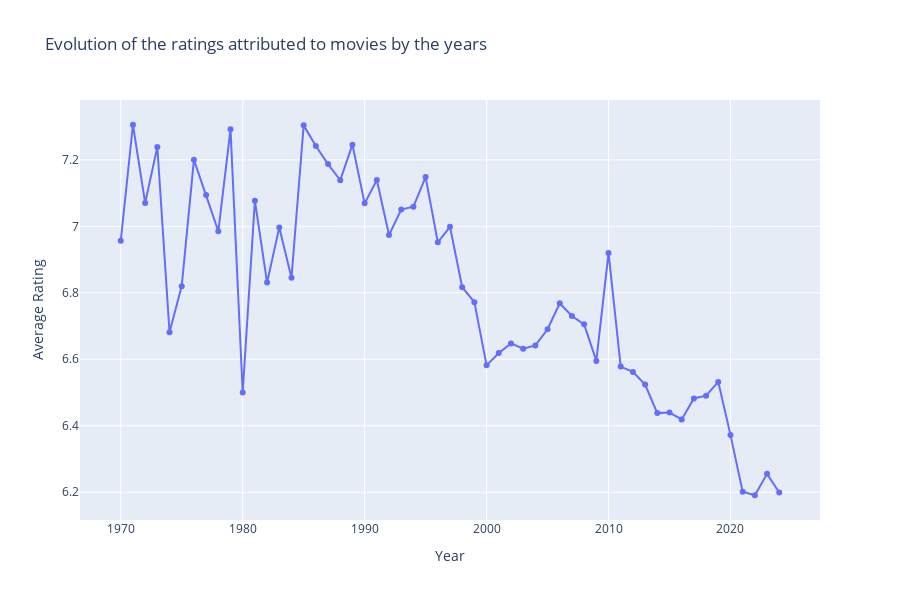

Here is the notebook cell this chart was saved with:
### Markdown cell above
## 5.3 - Trends in movie ratings over time

### Code cell
# We extract the year from "Release Date" and we add a new column "Release Year" in df 
df["Release Year"] = df["Release Date"].dt.year

# We group by year and compute the mean of rating
rating_per_year = df.groupby("Release Year")["Rating"].mean().reset_index()


# We plot the graph representing the evolution of the ratings attributed to movies by the years
fig = px.line(
    rating_per_year,
    x="Release Year",
    y="Rating",
    title="Evolution of the ratings attributed to movies by the years",
    markers=True,
    height=600)

fig.update_layout(
    xaxis_title = "Year",
    yaxis_title = "Average Rating")

fig.show()

### Figure 1 — Plotly figure (JSON) as saved in the notebook; plotly's stock layout.template omitted (floating-point values rounded to 4 significant figures)
{"data": [{"hovertemplate": "Release Year=%{x}<br>Rating=%{y}<extra></extra>", "legendgroup": "", "line": {"color": "#636efa", "dash": "solid"}, "marker": {"symbol": "circle"}, "mode": "lines+markers", "name": "", "orientation": "v", "showlegend": false, "type": "scatter", "x": [1970, 1971, 1972, 1973, 1974, 1975, 1976, 1977, 1978, 1979, 1980, 1981, 1982, 1983, 1984, 1985, 1986, 1987, 1988, 1989, 1990, 1991, 1992, 1993, 1994, 1995, 1996, 1997, 1998, 1999, 2000, 2001, 2002, 2003, 2004, 2005, 2006, 2007, 2008, 2009, 2010, 2011, 2012, 2013, 2014, 2015, 2016, 2017, 2018, 2019, 2020, 2021, 2022, 2023, 2024], "xaxis": "x", "y": [6.956, 7.306, 7.07, 7.239, 6.681, 6.82, 7.2, 7.094, 6.985, 7.292, 6.5, 7.077, 6.831, 6.997, 6.845, 7.304, 7.241, 7.187, 7.139, 7.246, 7.069, 7.139, 6.974, 7.05, 7.059, 7.148, 6.952, 6.999, 6.817, 6.772, 6.582, 6.619, 6.648, 6.632, 6.642, 6.69, 6.768, 6.73, 6.705, 6.595, 6.92, 6.578, 6.562, 6.524, 6.438, 6.44, 6.419, 6.482, 6.49, 6.532, 6.372, 6.202, 6.191, 6.255, 6.199], "yaxis": "y"}], "layout": {"height": 600, "legend": {"tracegroupgap": 0}, "title": {"text": "Evolution of the ratings attributed to movies by the years"}, "xaxis": {"anchor": "y", "domain": [0, 1], "title": {"text": "Year"}}, "yaxis": {"anchor": "x", "domain": [0, 1], "title": {"text": "Average Rating"}}}}
